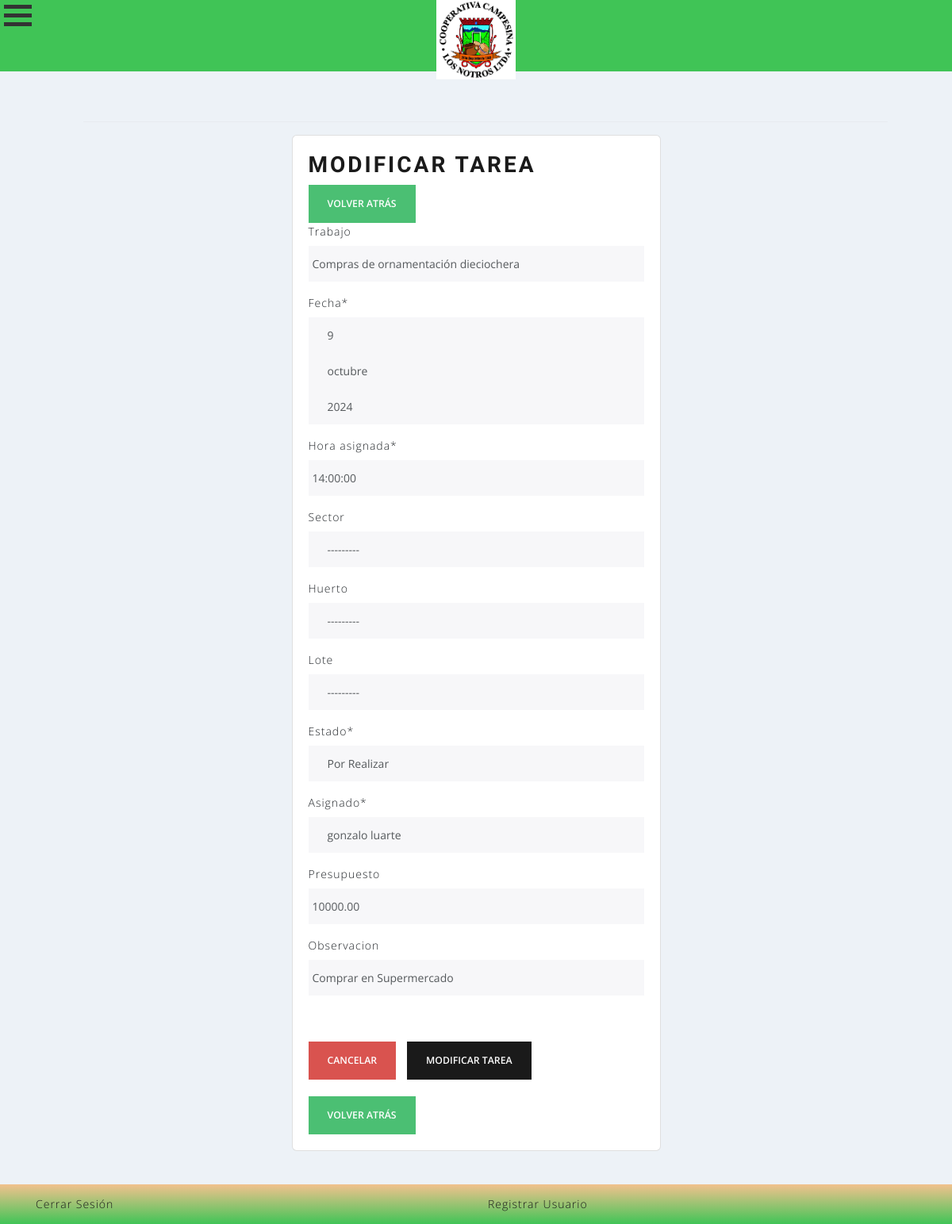
/modificartarea/3, run on the app's committed database.
### agrosmartiotweb/models.py (models this page shows, shortened)
class Procesos(models.Model):
    trabajo = models.CharField(max_length=50, null=True, blank=True)
    fecha = models.DateField(default=datetime.date.today)
    sector = models.ForeignKey(Sector, on_delete=models.CASCADE, max_length=50, null=True, default="sin especificar",blank=True)
    huerto = models.ForeignKey(Huerto, on_delete=models.CASCADE, max_length=50, null=True, default="sin especificar",blank=True)
    lote= models.ForeignKey(Lote, on_delete=models.CASCADE, max_length=50, null=True, default="sin especificar",blank=True)
    ESTADO_CHOICES = (
        ('Por Realizar', 'Por Realizar'),
        ('En Proceso', 'En Proceso'),
        ('Terminado', 'Terminado'),
    )
    estado = models.CharField(max_length=15, choices=ESTADO_CHOICES, default='Por Realizar', editable=True)
    asignado = models.ForeignKey(Trabajador, on_delete=models.CASCADE, max_length=50, null=True)
    hora_asignada = models.TimeField(null=True)
    hora_creacion = models.TimeField(default=datetime.datetime.now().time(),editable=False)
    presupuesto = models.DecimalField(max_digits=10, decimal_places=2, null=True, blank=True)
    observacion = models.CharField(max_length=100, null=True, blank=True)

### agrosmartiotweb/views.py (the view)
# urls.py: path('modificartarea/<id>', views.modificartarea, name = "modificartarea"),
def modificartarea(request,id):
    proceso = get_object_or_404(Procesos,id=id)
    data ={
        'form' : ProcesoModificarForm(instance=proceso)
    }
    if request.method == 'POST':
        formulario = ProcesoModificarForm(data=request.POST,instance=proceso,files=request.FILES)
        if formulario.is_valid():
            formulario.save()
            messages.success(request,"Modificado Correctamente")
        data["form"] = formulario
    return render(request, 'agrosmart/modificartarea.html',data)

### agrosmartiotweb/forms.py
class ProcesoModificarForm(forms.ModelForm):
    class Meta:
        model = Procesos
        fields =  ["trabajo","fecha","hora_asignada","sector","huerto","lote","estado","asignado","presupuesto","observacion"]
        widgets={
            "fecha":forms.SelectDateWidget,
        }

### agrosmartiotweb/models.py (called while the page is built)
    def __str__(self):
        return self.nombre

    def __str__(self):
        return self.nombre

    def __str__(self):
        return self.nombre

    def __str__(self):
        return self.nombre

### agrosmartiotweb/templates/agrosmart/modificartarea.html (shortened to what this page needs)
{% extends 'agrosmart/base.html' %}
{% block contenido %}
{% load static %}
{% load crispy_forms_tags %}
<br>
<br>
<br>
<div class="row">
    <hr>
    <div class="col-12 col-md-6 offset-md-3">
        <div class="card">
            <div class="card-body">
                <h2> Modificar Tarea </h2>
                <a href="{% url 'gestiondetareas' %}">
                    <button class="btn btn-success">Volver Atrás</button>
                </a>
                <form action="" class="formularioproceso" method="post" enctype="multipart/form-data">
                    {{form | crispy}}
                    <br>
                    <br>
                    <div>
                        <input type="reset" value="Cancelar" class="btn btn-danger">
                        <button type="submit" id="Editar" class="btn btn-primary">Modificar Tarea</button>
                </form>
            </div>
            <br>
            <a href="{% url 'gestiondetareas' %}">
                <button class="btn btn-success">Volver Atrás</button>
            </a>
        </div>
    </div>
</div>
</div>
{% endblock %}

### agrosmartiotweb/static/app/css/estilos2.css (style rules this page uses)
* { margin:0; padding:0; }
body { background:#FFFFFA; }

### agrosmartiotweb/static/app/css/estilos.css (style rules this page uses)
* { margin: 0; padding: 0; }
body { background-color: #EDF2F7; font-family: 'Open Sans', sans-serif; }
h1, h2 { font-family: 'Balsamiq Sans', cursive; }
input[type=text], input[type=email], input[type=number], select, textarea { width: 100%; padding: 5px; }

### data on the page
Procesos: trabajo "Compras de ornamentación dieciochera", hora_asignada "14:00:00", sector "---------", huerto "---------", lote "---------", estado "Por Realizar", asignado "gonzalo luarte", presupuesto "10000.00", observacion "Comprar en Supermercado"
